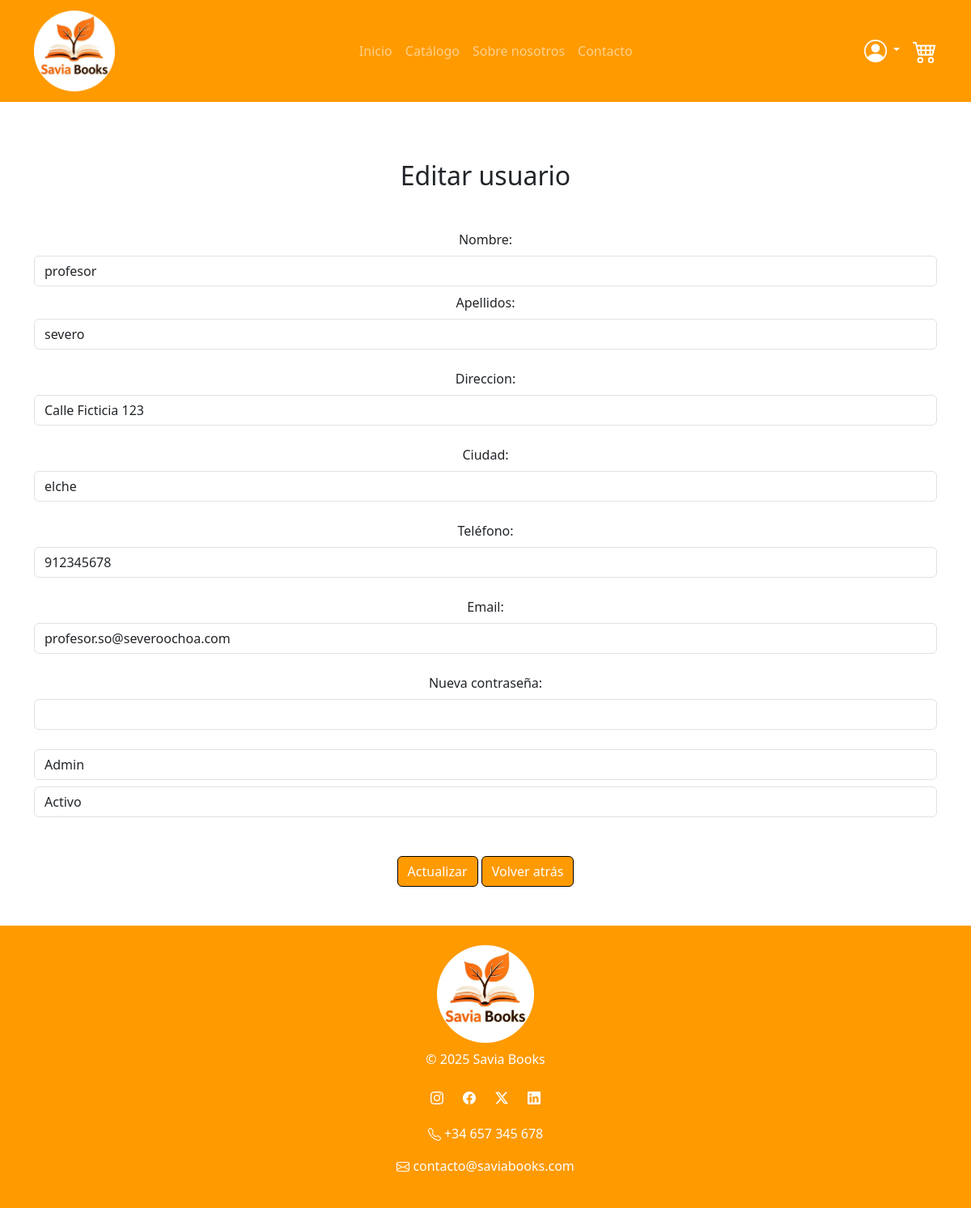
The page /Proyecto/admin/usuarios/usuario_edit.php?id=12345678A on the database as committed earlier.
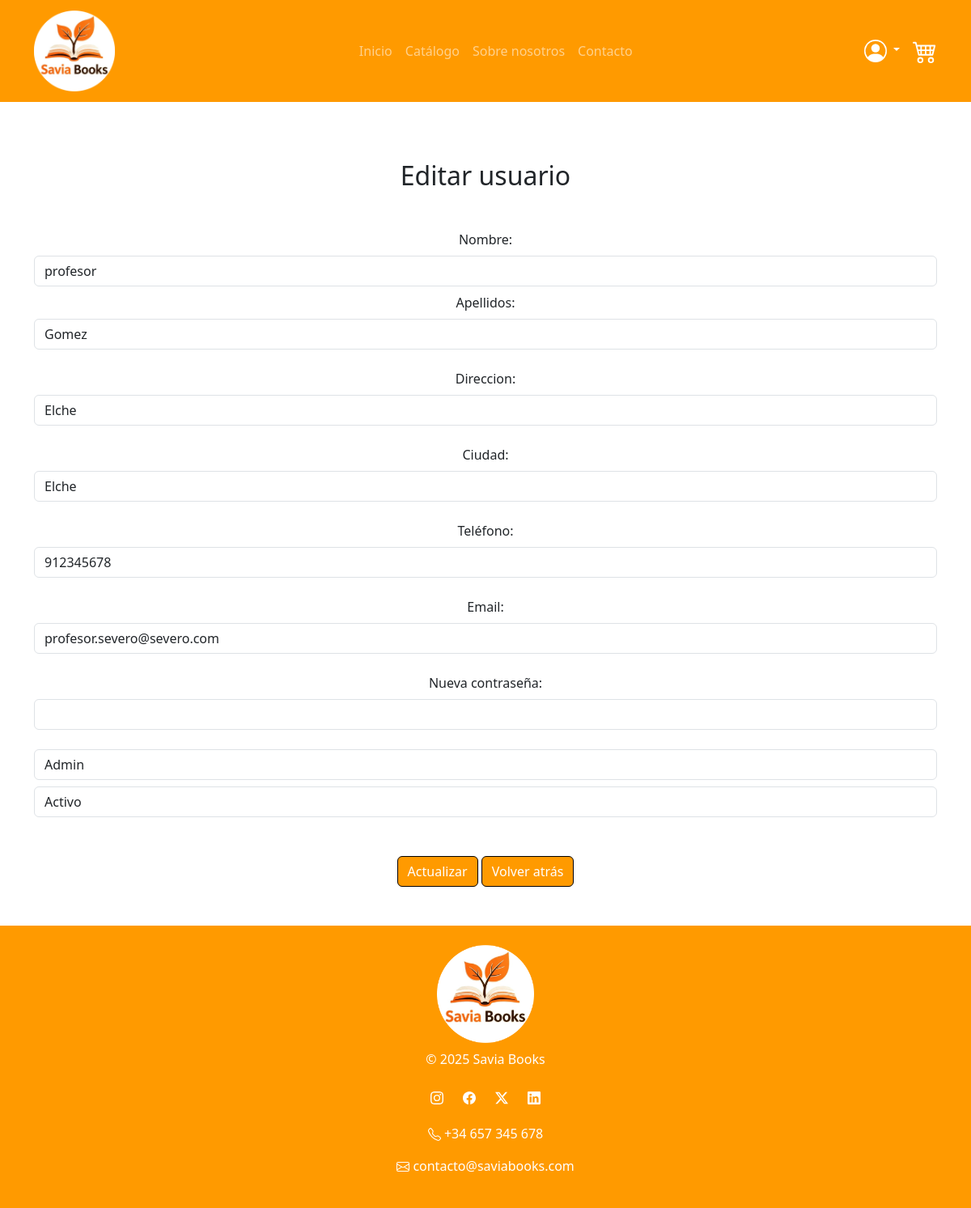
The same page on the database as committed later.
### tables this page shows
CREATE TABLE `usuarios` (
  `dni` varchar(9) NOT NULL,
  `clave` varchar(250) NOT NULL,
  `nombre` varchar(30) NOT NULL,
  `apellido` varchar(50) NOT NULL,
  `direccion` varchar(50) NOT NULL,
  `ciudad` varchar(50) NOT NULL,
  `telefono` varchar(9) NOT NULL,
  `email` varchar(30) NOT NULL,
  `rol` enum('visitante','registrado','empleado','admin') DEFAULT 'visitante',
  `activo` enum('activo','inactivo') DEFAULT 'activo'
);

### Proyecto/admin/usuarios/usuario_edit.php (the view, shortened to what this page needs)
<?php
require_once __DIR__ . '/../../config.php';
$id = $_GET['id'];
$usuario = $pdo->prepare("SELECT * FROM usuarios WHERE dni=?");
$usuario->execute([$id]);
$usuario = $usuario->fetch();
$mismoUsuario = ($_SESSION['dni'] == $id);
include PROJECT_ROOT . '/includes/head.php';
?>
<body class="d-flex flex-column min-vh-100" data-shorcut-listen="true">
    <?php include PROJECT_ROOT . '/includes/navbar.php';?>
    <div class="container my-5">
        <h2 class="m-4 text-center">Editar usuario</h2>
        <form method="POST" class="mt-5 text-center">
            <label class="form-label" for="nombre">Nombre:</label>
            <input class="form-control mb-2" name="nombre" value="<?= $usuario['nombre'] ?>">
            <label class="form-label" for="apellido">Apellidos:</label>
            <input class="form-control" name="apellido" value="<?= $usuario['apellido'] ?>"> <br>
            <label class="form-label" for="direccion">Direccion:</label>
            <input class="form-control" name="direccion" value="<?= $usuario['direccion'] ?>"> <br>
            <label class="form-label" for="ciudad">Ciudad:</label>
            <input class="form-control" name="ciudad" value="<?= $usuario['ciudad'] ?>"> <br>
            <label class="form-label" for="telefono">Teléfono:</label>
            <input class="form-control" name="telefono" value="<?= $usuario['telefono'] ?>"> <br>
            <label class="form-label" for="email">Email:</label>
            <input class="form-control" name="email" value="<?= $usuario['email'] ?>"> <br>
            <label class="form-label" for="clave">Nueva contraseña:</label>
            <input type="password" class="form-control" name="clave" autocomplete="new-password"> <br>
            <?php if (!$mismoUsuario): ?>
                <select name="rol" class="form-control mb-2">
                    <option value="admin" <?= ($usuario['rol'] == 'admin') ? 'selected' : '' ?>>
                        Admin
                    </option>
                </select>
                <select name="activo" class="form-control mb-2">
                <option value="activo" <?= ($usuario['activo'] == 'activo') ? 'selected' : '' ?>>
                    Activo
                </option>
            </select>
            <?php else: ?>
                <input type="hidden" name="rol" value="<?= $usuario['rol'] ?>">
                <input type="hidden" name="activo" value="<?= $usuario['activo'] ?>">
            <?php endif; ?>
            <div class="mt-5">
                <button class="btn btn-primary">Actualizar</button>
                <a class="btn btn-primary" href="usuarios.php">
                    Volver atrás
                </a>
            </div>
        </form>
    </div>
    <?php include PROJECT_ROOT . '/includes/footer.php';?>
</body>
</html>

Rows that differ between the two databases and show on the page:
changed usuarios "profesor": apellido "severo" → "Gomez"; direccion "Calle Ficticia 123" → "Elche"; ciudad "elche" → "Elche"; email "profesor.so@severoochoa.com" → "profesor.severo@severo.com"
